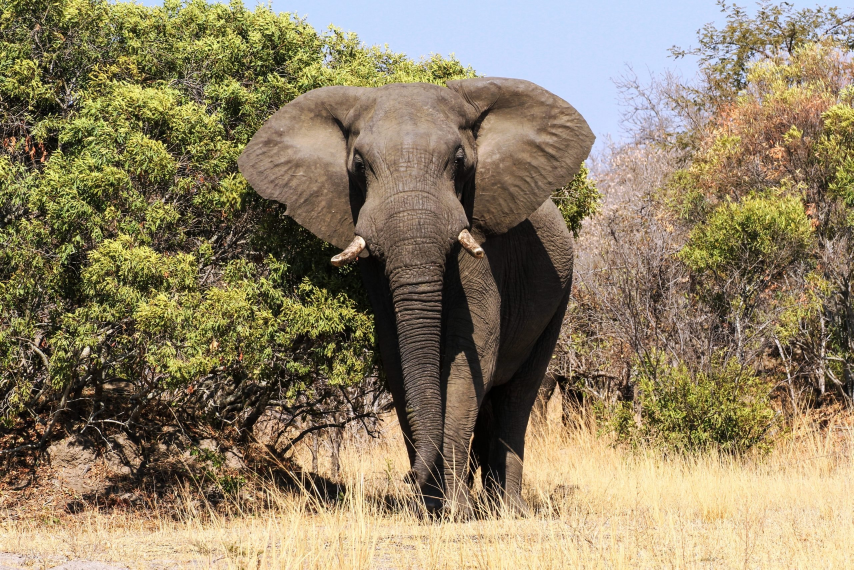
#> input picture day3/big-elephant.jpg, 2560 x 1709 px (shown at 1/3 size)
$ python resize.py   (older library calls are emulated)
#> lines starting #> are read from the running program, lines starting #| are printed output that depends on the picture
def resize_image(image, width, height):
    from PIL import Image
    return image.resize((width, height), Image.ANTIALIAS)

## load file and call function
from PIL import Image
image = Image.open('big-elephant.jpg')
#> image is the input picture: PIL image 2560x1709 RGB; mean R, G, B 143.2, 129.6, 101.6
image = resize_image(image, 100, 100)
#> in resize_image, `return image.resize((width, height), Image.ANTIALIAS)`:
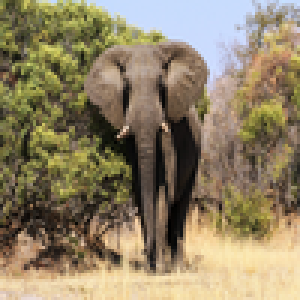
#> returned value: PIL image 100x100 RGB (shown 3 times larger); mean R, G, B 143.2, 129.6, 101.6
image.save('image_resized.jpg')
